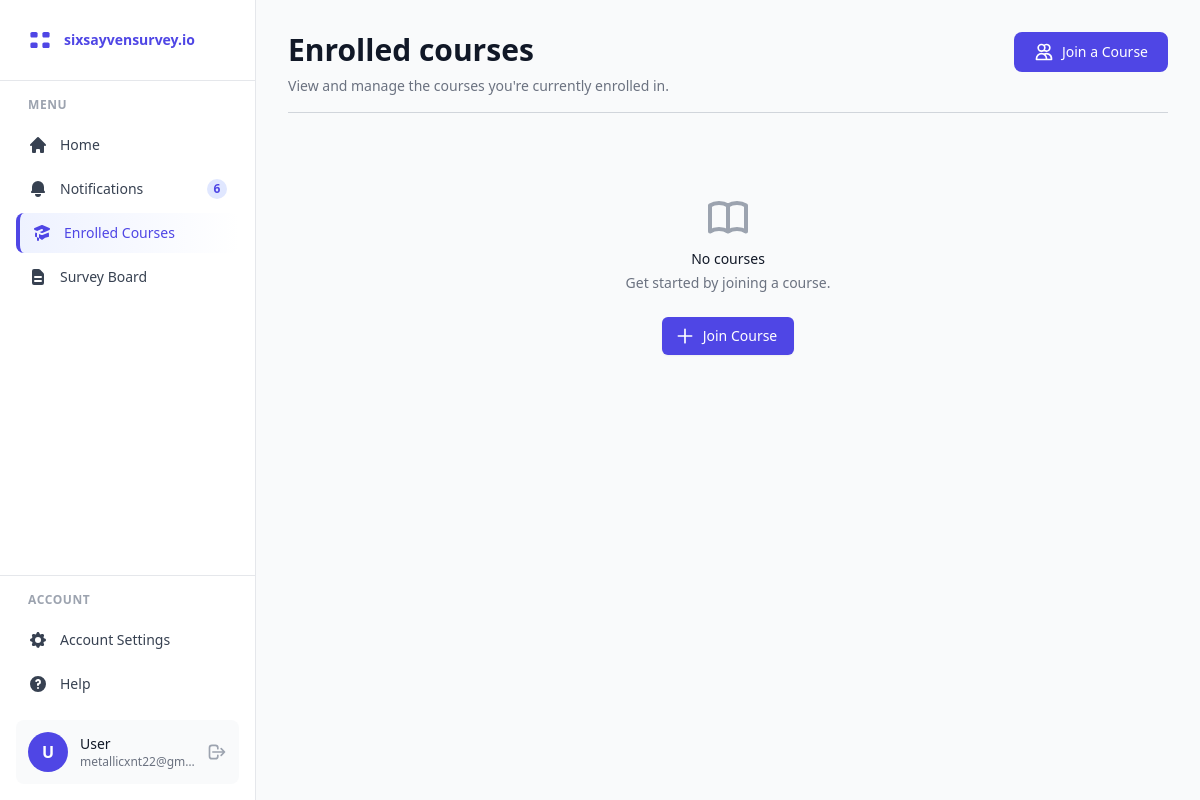
The app's page /student/courses/ (signed in) with its own data.
### survey/models.py (models this page shows, shortened)
class User(AbstractUser):
    ROLE_CHOICES = [
        ('student', 'Student'),
        ('teacher', 'Teacher'),
    ]
    role = models.CharField(max_length=10, choices=ROLE_CHOICES, default='student')
    full_name = models.CharField(max_length=255, blank=True)
    groups = models.ManyToManyField(
        'auth.Group',
        related_name='survey_users',
        blank=True,
        help_text='The groups this user belongs to.',
        verbose_name='groups',
    )
    user_permissions = models.ManyToManyField(
        'auth.Permission',
        related_name='survey_users',
        blank=True,
        help_text='Specific permissions for this user.',
        verbose_name='user permissions',
    )
    class Meta:
        db_table = 'users'

### survey/views.py (the view)
# urls.py: path('student/courses/', views.student_courses, name='student-courses'),
@login_required
def student_courses(request):
    if request.user.role != 'student':
        messages.error(request, 'Access denied.')
        return redirect('student-home')
    enrollments = CourseEnrollment.objects.filter(student=request.user).select_related('course')
    courses = [{'id': e.course.id, 'code': e.course.code, 'full_name': e.course.name} for e in enrollments]
    context = {
        'courses': courses,
        'unread_count': 6,
    }
    return render(request, 'student/courses.html', context)

### templates/student/courses.html (shortened to what this page needs)
{% extends 'student/base_student.html' %}
{% block student_content %}
<div class="flex items-start justify-between mb-8 pb-4 border-b border-gray-300">
    <div>
        <h1 class="text-3xl font-bold text-gray-900 mb-2">Enrolled courses</h1>
        <p class="text-sm text-gray-500">View and manage the courses you're currently enrolled in.</p>
    </div>
    <button type="button" data-modal-target="join-course-modal" data-modal-toggle="join-course-modal" class="text-white bg-indigo-600 hover:bg-indigo-700 focus:ring-4 focus:outline-none focus:ring-indigo-300 font-medium rounded-lg text-sm px-5 py-2.5 text-center inline-flex items-center">
        <svg class="w-5 h-5 mr-2" fill="none" stroke="currentColor" viewBox="0 0 24 24">
            <path stroke-linecap="round" stroke-linejoin="round" stroke-width="2" d="M12 4.354a4 4 0 110 5.292M15 21H3v-1a6 6 0 0112 0v1zm0 0h6v-1a6 6 0 00-9-5.197M13 7a4 4 0 11-8 0 4 4 0 018 0z" />
        </svg>
        Join a Course
    </button>
</div>
<div class="grid grid-cols-1 md:grid-cols-2 lg:grid-cols-3 gap-6">
    {% for course in courses %}
    <div class="bg-white border border-gray-200 rounded-lg shadow hover:shadow-lg transition-shadow">
        <div class="p-6">
            <div class="mb-4">
                <h3 class="text-lg font-bold text-gray-900 mb-1">{{ course.code }}</h3>
                <p class="text-sm text-gray-500">{{ course.full_name }}</p>
            </div>
            <a href="{% url 'student-course-detail' course.id %}" class="w-full text-white bg-indigo-600 hover:bg-indigo-700 focus:ring-4 focus:outline-none focus:ring-indigo-300 font-medium rounded-lg text-sm px-5 py-2.5 text-center inline-flex items-center justify-center">
                View
            </a>
        </div>
    </div>
    {% empty %}
    <div class="col-span-3 text-center py-12">
        <h3 class="mt-2 text-sm font-medium text-gray-900">No courses</h3>
        <p class="mt-1 text-sm text-gray-500">Get started by joining a course.</p>
        <div class="mt-6">
            <button type="button" data-modal-target="join-course-modal" data-modal-toggle="join-course-modal" class="inline-flex items-center px-4 py-2 border border-transparent shadow-sm text-sm font-medium rounded-md text-white bg-indigo-600 hover:bg-indigo-700 focus:outline-none focus:ring-2 focus:ring-offset-2 focus:ring-indigo-500">
                <svg class="-ml-1 mr-2 h-5 w-5" fill="none" stroke="currentColor" viewBox="0 0 24 24">
                    <path stroke-linecap="round" stroke-linejoin="round" stroke-width="2" d="M12 4v16m8-8H4" />
                </svg>
                Join Course
            </button>
        </div>
    </div>
    {% endfor %}
</div>
{% endblock %}

### templates/includes/student_sidebar.html (shortened to what this page needs)
<aside id="sidebar" class="fixed left-0 top-0 h-full w-64 bg-white border-r border-gray-200 flex flex-col z-40 transition-transform -translate-x-full sm:translate-x-0">
    <div class="p-6 border-b border-gray-200">
        <div class="flex items-center space-x-2">
            <div class="text-2xl font-bold text-indigo-600">
            </div>
            <span class="text-sm font-bold text-indigo-600">sixsayvensurvey.io</span>
        </div>
    </div>
    <nav class="flex-1 p-4 overflow-y-auto">
        <div class="text-xs font-semibold text-gray-400 uppercase tracking-wider mb-3 px-3">Menu</div>
        <div class="space-y-1">
            <a href="{% url 'student-home' %}" class="flex items-center px-3 py-2.5 rounded-lg {% if request.resolver_match.url_name == 'student-home' %}bg-gradient-to-r from-indigo-50 to-white text-indigo-600 border-l-4 border-indigo-600{% else %}text-gray-700 hover:bg-gray-50{% endif %}">
                <svg class="w-5 h-5 mr-3" fill="currentColor" viewBox="0 0 20 20">
                    <path d="M10.707 2.293a1 1 0 00-1.414 0l-7 7a1 1 0 001.414 1.414L4 10.414V17a1 1 0 001 1h2a1 1 0 001-1v-2a1 1 0 011-1h2a1 1 0 011 1v2a1 1 0 001 1h2a1 1 0 001-1v-6.586l.293.293a1 1 0 001.414-1.414l-7-7z"/>
                </svg>
                <span class="font-medium text-sm">Home</span>
            </a>
            <a href="{% url 'student-notifications' %}" class="flex items-center px-3 py-2.5 rounded-lg {% if request.resolver_match.url_name == 'student-notifications' %}bg-gradient-to-r from-indigo-50 to-white text-indigo-600 border-l-4 border-indigo-600{% else %}text-gray-700 hover:bg-gray-50{% endif %}">
                <svg class="w-5 h-5 mr-3" fill="currentColor" viewBox="0 0 20 20">
                    <path d="M10 2a6 6 0 00-6 6v3.586l-.707.707A1 1 0 004 14h12a1 1 0 00.707-1.707L16 11.586V8a6 6 0 00-6-6zM10 18a3 3 0 01-3-3h6a3 3 0 01-3 3z"/>
                </svg>
                <span class="font-medium text-sm">Notifications</span>
                {% if unread_count %}
                <span class="ml-auto bg-indigo-100 text-indigo-600 text-xs font-bold rounded-full w-5 h-5 flex items-center justify-center">
                    {{ unread_count }}
                </span>
                {% endif %}
            </a>
            <a href="{% url 'student-courses' %}" class="flex items-center px-3 py-2.5 rounded-lg {% if request.resolver_match.url_name == 'student-courses' %}bg-gradient-to-r from-indigo-50 to-white text-indigo-600 border-l-4 border-indigo-600{% else %}text-gray-700 hover:bg-gray-50{% endif %}">
                <span class="font-medium text-sm">Enrolled Courses</span>
            </a>
            <a href="{% url 'student-survey-board' %}" class="flex items-center px-3 py-2.5 rounded-lg {% if request.resolver_match.url_name == 'student-survey-board' %}bg-gradient-to-r from-indigo-50 to-white text-indigo-600 border-l-4 border-indigo-600{% else %}text-gray-700 hover:bg-gray-50{% endif %}">
                <svg class="w-5 h-5 mr-3" fill="currentColor" viewBox="0 0 20 20">
                    <path fill-rule="evenodd" d="M4 4a2 2 0 012-2h4.586A2 2 0 0112 2.586L15.414 6A2 2 0 0116 7.414V16a2 2 0 01-2 2H6a2 2 0 01-2-2V4zm2 6a1 1 0 011-1h6a1 1 0 110 2H7a1 1 0 01-1-1zm1 3a1 1 0 100 2h6a1 1 0 100-2H7z" clip-rule="evenodd"/>
                </svg>
                <span class="font-medium text-sm">Survey Board</span>
            </a>
        </div>
    </nav>
    <div class="p-4 border-t border-gray-200">
        <div class="text-xs font-semibold text-gray-400 uppercase tracking-wider mb-3 px-3">Account</div>
        <div class="space-y-1">
            <a href="{% url 'student-settings' %}" class="flex items-center px-3 py-2.5 rounded-lg {% if request.resolver_match.url_name == 'student-settings' %}bg-gradient-to-r from-indigo-50 to-white text-indigo-600 border-l-4 border-indigo-600{% else %}text-gray-700 hover:bg-gray-50{% endif %}">
                <span class="font-medium text-sm">Account Settings</span>
            </a>
            <a href="{% url 'student-help' %}" class="flex items-center px-3 py-2.5 rounded-lg text-gray-700 hover:bg-gray-50">
                <svg class="w-5 h-5 mr-3" fill="currentColor" viewBox="0 0 20 20">
                    <path fill-rule="evenodd" d="M18 10a8 8 0 11-16 0 8 8 0 0116 0zm-8-3a1 1 0 00-.867.5 1 1 0 11-1.731-1A3 3 0 0113 8a3.001 3.001 0 01-2 2.83V11a1 1 0 11-2 0v-1a1 1 0 011-1 1 1 0 100-2zm0 8a1 1 0 100-2 1 1 0 000 2z" clip-rule="evenodd"/>
                </svg>
                <span class="font-medium text-sm">Help</span>
            </a>
        </div>
        <div class="mt-4 flex items-center space-x-3 p-3 rounded-lg bg-gray-50">
            <div class="w-10 h-10 rounded-full bg-indigo-600 flex items-center justify-center text-white font-semibold">
                {{ user.first_name.0|default:"U" }}
            </div>
            <div class="flex-1 min-w-0">
                <div class="font-medium text-sm text-gray-900 truncate">{{ user.get_full_name|default:"User" }}</div>
                <div class="text-xs text-gray-500 truncate">{{ user.email }}</div>
            </div>
            <button type="button" onclick="document.getElementById('logout-form').submit()" class="text-gray-400 hover:text-gray-600">
                <svg class="w-5 h-5" fill="none" stroke="currentColor" viewBox="0 0 24 24">
                    <path stroke-linecap="round" stroke-linejoin="round" stroke-width="2" d="M17 16l4-4m0 0l-4-4m4 4H7m6 4v1a3 3 0 01-3 3H6a3 3 0 01-3-3V7a3 3 0 013-3h4a3 3 0 013 3v1" />
                </svg>
            </button>
        </div>
    </div>
</aside>

### records on screen
User: first_name.0 "U", get_full_name "User", email "metallicxnt22@gm…"

### other values on screen
{{ unread_count }} "6"
